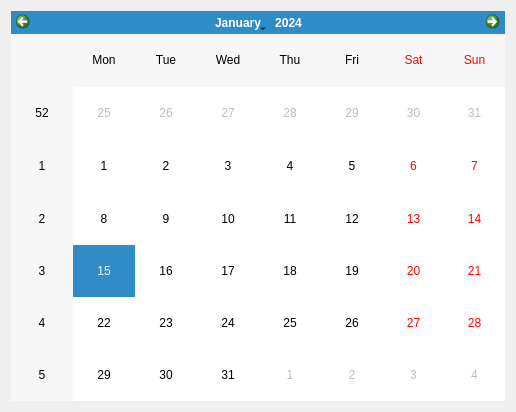
<?xml version="1.0" encoding="UTF-8"?>
<ui version="4.0">
 <class>MainWindow</class>
 <widget class="QMainWindow" name="MainWindow">
  <property name="geometry">
   <rect>
    <x>0</x>
    <y>0</y>
    <width>516</width>
    <height>412</height>
   </rect>
  </property>
  <property name="windowTitle">
   <string>MainWindow</string>
  </property>
  <widget class="QWidget" name="centralWidget">
   <layout class="QHBoxLayout" name="horizontalLayout">
    <item>
     <widget class="QCalendarWidget" name="calendarWidget"/>
    </item>
   </layout>
  </widget>
 </widget>
 <layoutdefault spacing="6" margin="11"/>
 <resources/>
 <connections/>
</ui>
